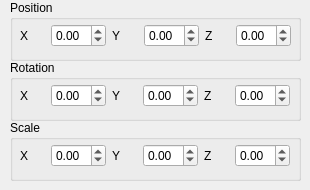
    <widget class="QWidget" name="tab_8">
     <attribute name="title">
      <string>Offset</string>
     </attribute>
     <widget class="QGroupBox" name="groupBox_16">
      <property name="geometry">
       <rect>
        <x>10</x>
        <y>0</y>
        <width>291</width>
        <height>61</height>
       </rect>
      </property>
      <property name="title">
       <string>Position</string>
      </property>
      <widget class="QWidget" name="horizontalLayoutWidget_17">
       <property name="geometry">
        <rect>
         <x>10</x>
         <y>20</y>
         <width>271</width>
         <height>31</height>
        </rect>
       </property>
       <layout class="QHBoxLayout" name="horizontalLayout_18">
        <item>
         <widget class="QLabel" name="label_29">
          <property name="text">
           <string>X</string>
          </property>
         </widget>
        </item>
        <item>
         <widget class="QDoubleSpinBox" name="offset_position_x">
          <property name="wrapping">
           <bool>false</bool>
          </property>
          <property name="showGroupSeparator" stdset="0">
           <bool>false</bool>
          </property>
          <property name="decimals">
           <number>2</number>
          </property>
          <property name="minimum">
           <double>-5.000000000000000</double>
          </property>
          <property name="maximum">
           <double>5.000000000000000</double>
          </property>
          <property name="singleStep">
           <double>0.010000000000000</double>
          </property>
         </widget>
        </item>
        <item>
         <widget class="QLabel" name="label_30">
          <property name="text">
           <string>Y</string>
          </property>
         </widget>
        </item>
        <item>
         <widget class="QDoubleSpinBox" name="offset_position_y">
          <property name="wrapping">
           <bool>false</bool>
          </property>
          <property name="showGroupSeparator" stdset="0">
           <bool>false</bool>
          </property>
          <property name="decimals">
           <number>2</number>
          </property>
          <property name="minimum">
           <double>-5.000000000000000</double>
          </property>
          <property name="maximum">
           <double>5.000000000000000</double>
          </property>
          <property name="singleStep">
           <double>0.010000000000000</double>
          </property>
         </widget>
        </item>
        <item>
         <widget class="QLabel" name="label_31">
          <property name="text">
           <string>Z</string>
          </property>
         </widget>
        </item>
        <item>
         <widget class="QDoubleSpinBox" name="offset_position_z">
          <property name="wrapping">
           <bool>false</bool>
          </property>
          <property name="showGroupSeparator" stdset="0">
           <bool>false</bool>
          </property>
          <property name="decimals">
           <number>2</number>
          </property>
          <property name="minimum">
           <double>-5.000000000000000</double>
          </property>
          <property name="maximum">
           <double>5.000000000000000</double>
          </property>
          <property name="singleStep">
           <double>0.010000000000000</double>
          </property>
         </widget>
        </item>
       </layout>
      </widget>
     </widget>
     <widget class="QGroupBox" name="groupBox_17">
      <property name="geometry">
       <rect>
        <x>10</x>
        <y>60</y>
        <width>291</width>
        <height>61</height>
       </rect>
      </property>
      <property name="title">
       <string>Rotation</string>
      </property>
      <widget class="QWidget" name="horizontalLayoutWidget_18">
       <property name="geometry">
        <rect>
         <x>10</x>
         <y>20</y>
         <width>270</width>
         <height>31</height>
        </rect>
       </property>
       <layout class="QHBoxLayout" name="horizontalLayout_19">
        <item>
         <widget class="QLabel" name="label_32">
          <property name="text">
           <string>X</string>
          </property>
         </widget>
        </item>
        <item>
         <widget class="QDoubleSpinBox" name="offset_rotation_x">
          <property name="wrapping">
           <bool>false</bool>
          </property>
          <property name="showGroupSeparator" stdset="0">
           <bool>false</bool>
          </property>
          <property name="decimals">
           <number>2</number>
          </property>
          <property name="minimum">
           <double>-5.000000000000000</double>
          </property>
          <property name="maximum">
           <double>5.000000000000000</double>
          </property>
          <property name="singleStep">
           <double>0.010000000000000</double>
          </property>
         </widget>
        </item>
        <item>
         <widget class="QLabel" name="label_33">
          <property name="text">
           <string>Y</string>
          </property>
         </widget>
        </item>
        <item>
         <widget class="QDoubleSpinBox" name="offset_rotation_y">
          <property name="wrapping">
           <bool>false</bool>
          </property>
          <property name="showGroupSeparator" stdset="0">
           <bool>false</bool>
          </property>
          <property name="decimals">
           <number>2</number>
          </property>
          <property name="minimum">
           <double>-5.000000000000000</double>
          </property>
          <property name="maximum">
           <double>5.000000000000000</double>
          </property>
          <property name="singleStep">
           <double>0.010000000000000</double>
          </property>
         </widget>
        </item>
        <item>
         <widget class="QLabel" name="label_34">
          <property name="text">
           <string>Z</string>
          </property>
         </widget>
        </item>
        <item>
         <widget class="QDoubleSpinBox" name="offset_rotation_z">
          <property name="wrapping">
           <bool>false</bool>
          </property>
          <property name="showGroupSeparator" stdset="0">
           <bool>false</bool>
          </property>
          <property name="decimals">
           <number>2</number>
          </property>
          <property name="minimum">
           <double>-5.000000000000000</double>
          </property>
          <property name="maximum">
           <double>5.000000000000000</double>
          </property>
          <property name="singleStep">
           <double>0.010000000000000</double>
          </property>
         </widget>
        </item>
       </layout>
      </widget>
     </widget>
     <widget class="QGroupBox" name="groupBox_18">
      <property name="geometry">
       <rect>
        <x>10</x>
        <y>120</y>
        <width>291</width>
        <height>61</height>
       </rect>
      </property>
      <property name="title">
       <string>Scale</string>
      </property>
      <widget class="QWidget" name="horizontalLayoutWidget_19">
       <property name="geometry">
        <rect>
         <x>10</x>
         <y>20</y>
         <width>270</width>
         <height>31</height>
        </rect>
       </property>
       <layout class="QHBoxLayout" name="horizontalLayout_20">
        <item>
         <widget class="QLabel" name="label_35">
          <property name="text">
           <string>X</string>
          </property>
         </widget>
        </item>
        <item>
         <widget class="QDoubleSpinBox" name="offset_scale_x">
          <property name="wrapping">
           <bool>false</bool>
          </property>
          <property name="showGroupSeparator" stdset="0">
           <bool>false</bool>
          </property>
          <property name="decimals">
           <number>2</number>
          </property>
          <property name="minimum">
           <double>-5.000000000000000</double>
          </property>
          <property name="maximum">
           <double>5.000000000000000</double>
          </property>
          <property name="singleStep">
           <double>0.010000000000000</double>
          </property>
         </widget>
        </item>
        <item>
         <widget class="QLabel" name="label_36">
          <property name="text">
           <string>Y</string>
          </property>
         </widget>
        </item>
        <item>
         <widget class="QDoubleSpinBox" name="offset_scale_y">
          <property name="wrapping">
           <bool>false</bool>
          </property>
          <property name="showGroupSeparator" stdset="0">
           <bool>false</bool>
          </property>
          <property name="decimals">
           <number>2</number>
          </property>
          <property name="minimum">
           <double>-5.000000000000000</double>
          </property>
          <property name="maximum">
           <double>5.000000000000000</double>
          </property>
          <property name="singleStep">
           <double>0.010000000000000</double>
          </property>
         </widget>
        </item>
        <item>
         <widget class="QLabel" name="label_37">
          <property name="text">
           <string>Z</string>
          </property>
         </widget>
        </item>
        <item>
         <widget class="QDoubleSpinBox" name="offset_scale_z">
          <property name="wrapping">
           <bool>false</bool>
          </property>
          <property name="showGroupSeparator" stdset="0">
           <bool>false</bool>
          </property>
          <property name="decimals">
           <number>2</number>
          </property>
          <property name="minimum">
           <double>-5.000000000000000</double>
          </property>
          <property name="maximum">
           <double>5.000000000000000</double>
          </property>
          <property name="singleStep">
           <double>0.010000000000000</double>
          </property>
         </widget>
        </item>
       </layout>
      </widget>
     </widget>
    </widget>
